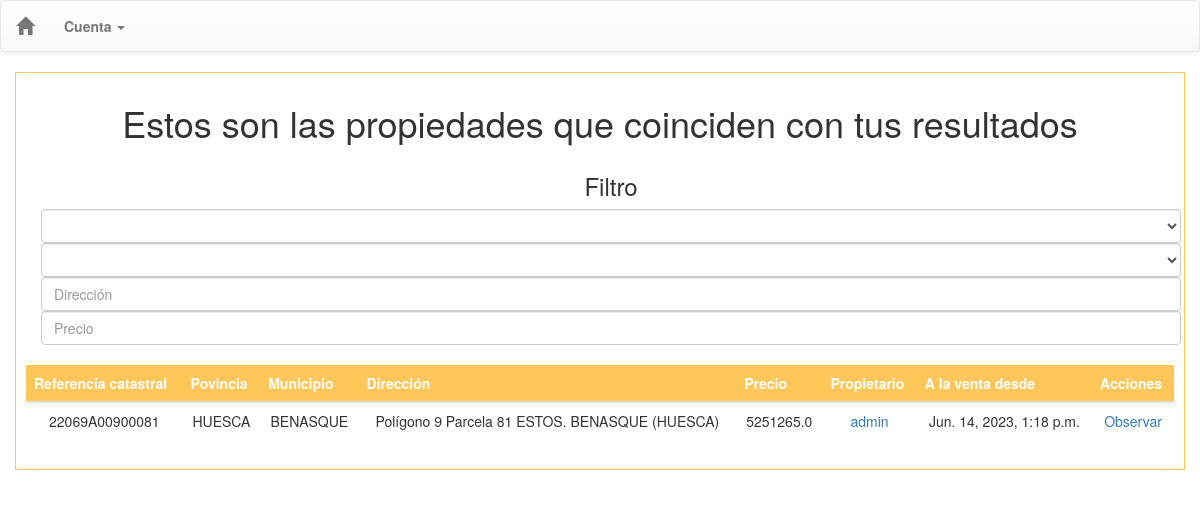
Page /el-corredor/properties/search/ on the earlier database version.
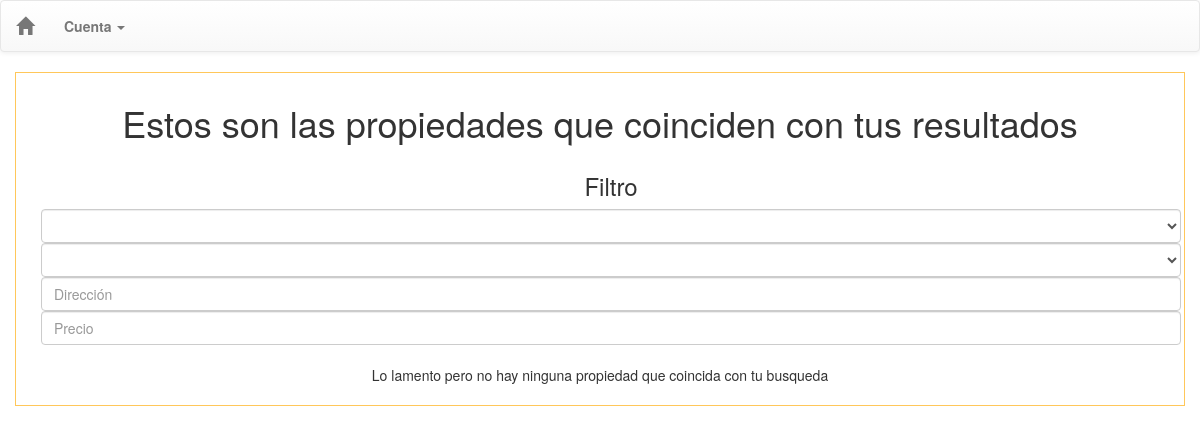
Same page on the later database version.
### App/models.py (models this page shows, shortened)
class Property(models.Model):
    catastral_reference = models.CharField(max_length=14, unique = True)
    latitude = models.CharField(max_length=20, default="-")
    longitude = models.CharField(max_length=20, default="-")
    provincie = models.CharField(max_length=30, default="Sin registrar")
    municipality = models.CharField(max_length=40, default="Sin declarar")
    address = models.CharField(max_length=200, default="Sin informacion")
    price = models.FloatField(blank = False, null = False)
    verified = models.BooleanField(default =  False)
    created_at = models.DateTimeField(default = now)
    user = models.ForeignKey(User, on_delete=models.CASCADE)
    class Meta:
        ordering = ["user","created_at"]

### App/views.py (the view)
class SearchProperties(View):
    def get(self, request):
        properties = Property.objects.filter(verified = True)
        valor1 = request.GET.get('valor1', '')
        valor2 = request.GET.get('valor2', '')
        valor3 = request.GET.get('valor3', '')
        valor4 = request.GET.get('valor4', '')
        print(valor1,valor2,valor3,valor4)
        if valor1 != '' and valor1 is not None:
            properties = Property.objects.filter(provincie__icontains=valor1)
        if valor2 != '' and valor2 is not None:
            properties = Property.objects.filter(municipality__icontains=valor2)
        if valor3 != '' and valor3 is not None:
            properties = Property.objects.filter(address__icontains=valor3)
        if valor4 != '' and valor4 is not None:
            properties = Property.objects.filter(price__icontains=valor4)
        return render(request, 'search_properties.html', context = {'properties': properties})

### App/templatetags/template_helpers.py (called while the page is built)
@register.filter(name = 'active_class_for')
def active_class_for(request, url_name):
    if request.path == reverse(url_name):
        return "active"
    else:
        return ""

### App/templates/properties/search_properties.html (shortened to what this page needs)
{% extends "base_generic.html" %}
{% block content %}
	<div class="data-box container-fluid">
		<div class="row text-center">
		  	<div class="col-xs-12">
			  	<h1>Estos son las propiedades que coinciden con tus resultados</h1>
			  	<main role="main" class="container">
			    	<h3>Filtro</h3>
				    <select id="ps-prov" class="form-control" onchange="mineFunction()"></select>
				    <select id="ps-mun" class="form-control" onchange="mineFunction()"></select>
				    <input type="text" id="address" class="form-control" onchange="mineFunction()" placeholder="Dirección">
				    <input type="number" id="price" step="0.01" class="form-control" onchange="mineFunction()" placeholder="Precio" min="0.00" placeholder="0,00 €">
			    </main>
			    <br>
		    	{% if properties %}
			    	<table class="table">
						<thead>
						  <tr>
							<th>Referencia catastral</th>
							<th>Povincia</th>
							<th>Municipio</th>
							<th>Dirección</th>
							<th>Precio</th>
							<th>Propietario</th>
							<th>A la venta desde</th>
							<th>Acciones</th>
						  </tr>
						</thead>
						<tbody>
						{% for property in properties %}
							<tr>
								<td>{{ property.catastral_reference }}</td>
								<td>{{ property.provincie }}</td>
								<td>{{ property.municipality }}</td>
								<td>{{ property.address }}</td>
								<td>{{ property.price }}</td>
								<td>
									<a href="{% url 'property_contact' property.catastral_reference %}">{{ property.user }}</a>
								</td>
								<td>{{ property.created_at }}</td>
								<td>
									<form action="{% url 'catastro' %}" method="GET">
								        <a href="#" class="primary" onclick="this.parentNode.submit()">Observar</a>
								    </form>
			            	  	</td>
					        </tr>
			      		{% endfor %}
			      		{% else %}
	  						<p class="text-center"> Lo lamento pero no hay ninguna propiedad que coincida con tu busqueda</p>
						{% endif %}
			      	</tbody>
			    </table>
		  	</div>
		</div>
	</div>
{% endblock %}

Differences in the rows shown:
removed Property: catastral_reference "22069A00900081", provincie "HUESCA", municipality "BENASQUE", address "Polígono 9 Parcela 81 ESTOS. BENASQUE (HUESCA)", price "5251265.0", user "admin", created_at "Jun. 14, 2023, 1:18 p.m."
Other differences:
text no longer shown: "Referencia catastral Povincia Municipio Dirección Precio Propietario A la venta desde Acciones"
text now shown: "Lo lamento pero no hay ninguna propiedad que coincida con tu busqueda"
